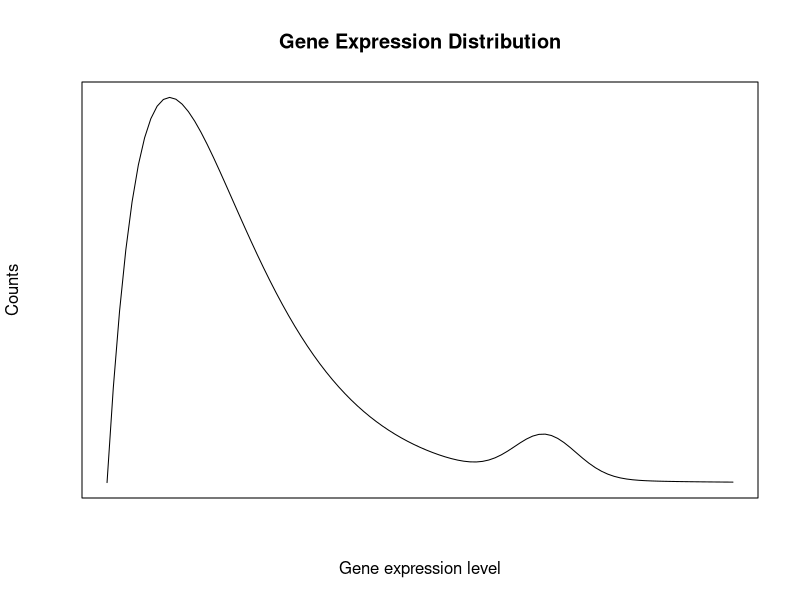
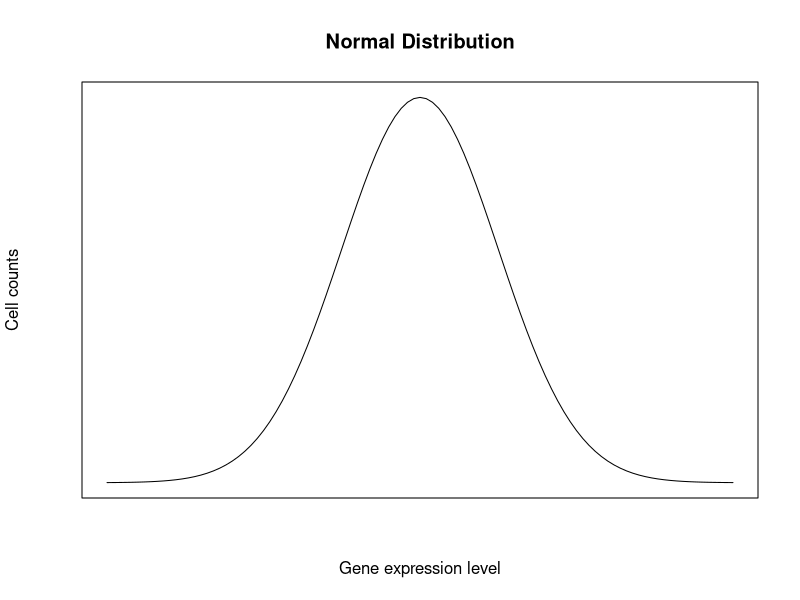
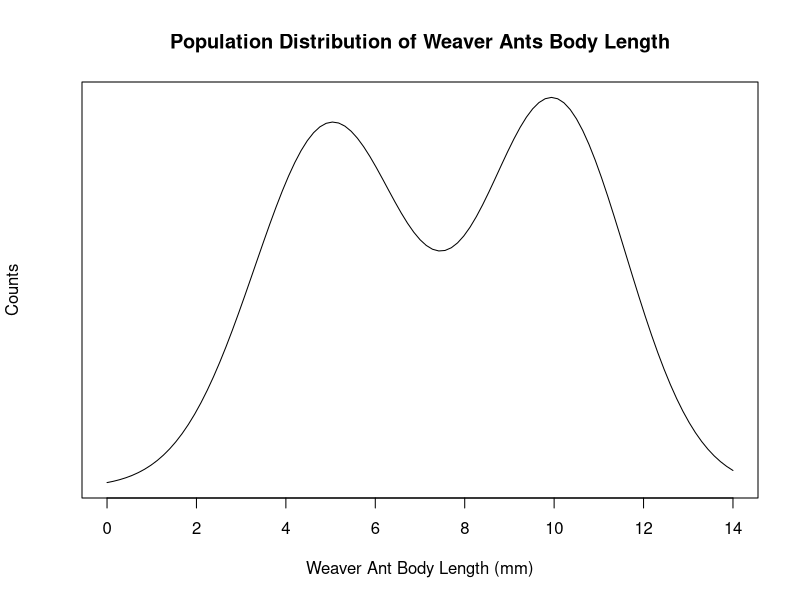
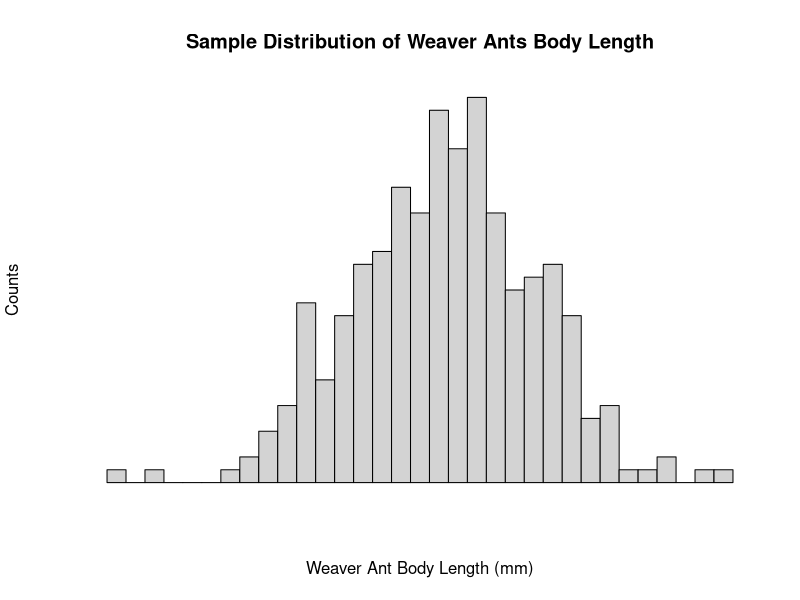

Write R code to recreate these figures, in order.
## ---- chunk 1
curve(dgamma(x, shape = 2, scale = 1) + dnorm(x, mean = 7, sd = 0.5) / 20,
      from = 0, to = 10,
      main = "Gene Expression Distribution",
      xlab = "Gene expression level", ylab = "Counts",
      xaxt = 'n', yaxt = 'n')
## ---- chunk 2
curve(dnorm(x, mean = 0, sd = 1), 
      from = -4, to = 4,
      main = "Normal Distribution",
      xlab = "Gene expression level", ylab = "Cell counts",
      xaxt = 'n', yaxt = 'n')
## ---- chunk 3
curve(dnorm(x, mean = 5, sd = 1.7) + dnorm(x, mean = 10, sd = 1.6),
      from = 0, to = 14,
      main = 'Population Distribution of Weaver Ants Body Length',
      xlab = 'Weaver Ant Body Length (mm)',
      yaxt = 'n', ylab = 'Counts')
## ---- chunk 4
hist(rnorm(312, mean = 5, sd = 1.7) + rnorm(313, mean = 10, sd = 1.6),
     main = 'Sample Distribution of Weaver Ants Body Length',
     xlab = 'Weaver Ant Body Length (mm)', xaxt = 'n',
     yaxt = 'n', ylab = 'Counts',
     breaks = 50)
## ---- chunk 5
sample(1:1000, 20)
